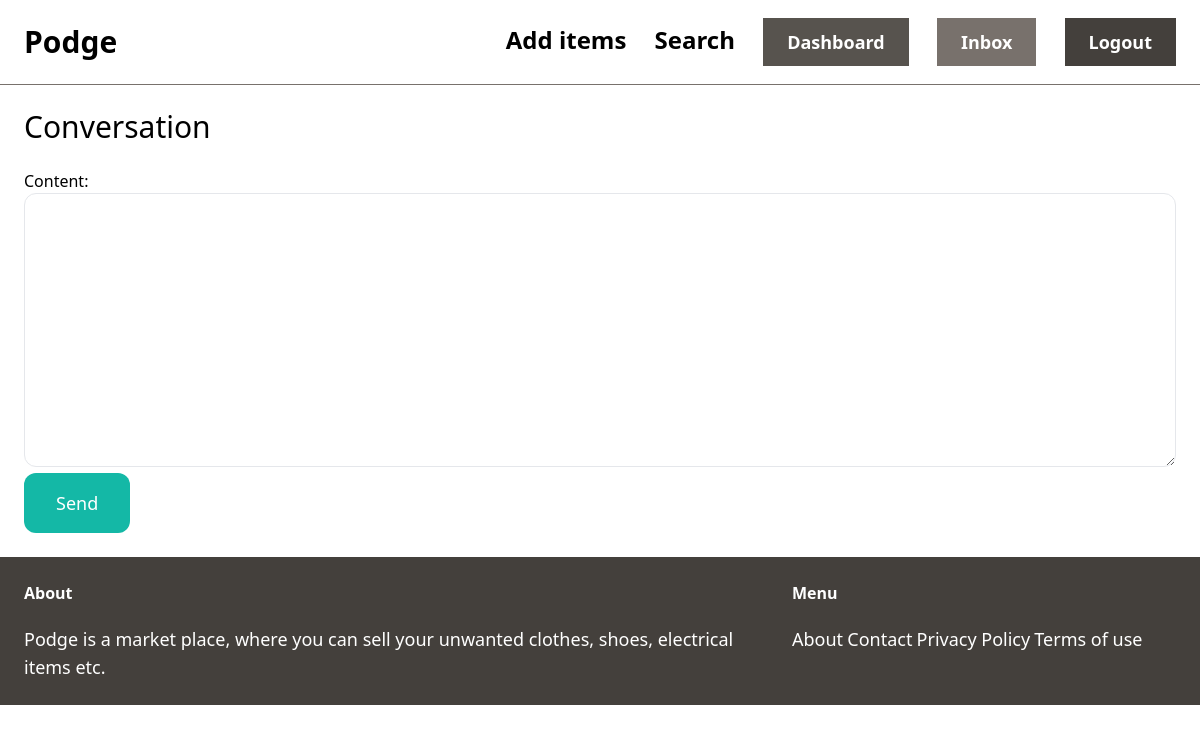
The app's page /inbox/2/ (signed in), older data.
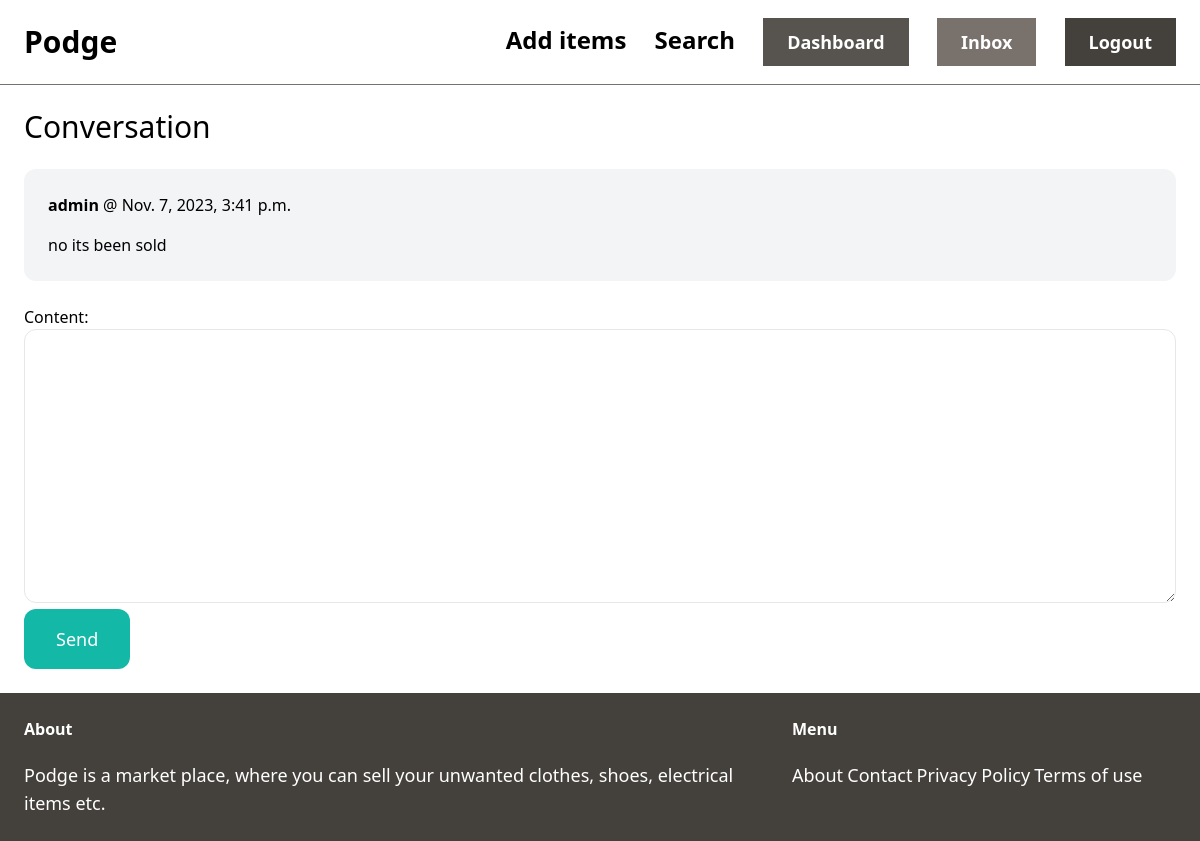
The same page, newer data.
### conversation/models.py (models this page shows)
class ConversationMessage(models.Model):
    conversation = models.ForeignKey(Conversation, related_name='messages', on_delete=models.CASCADE)
    content = models.TextField()
    created_at = models.DateTimeField(auto_now_add=True)
    created_by = models.ForeignKey(User, related_name='created_messages', on_delete=models.CASCADE)

### conversation/views.py (the view)
# urls.py: path('<int:pk>/', views.detail, name='detail'),
@login_required
def detail(request, pk):
    conversation = Conversation.objects.filter(members__in=[request.user.id]).get(pk=pk)
    if request.method == 'POST':
        form = ConversationMessageForm(request.POST)
        if form.is_valid():
            conversation_message = form.save(commit=False)
            conversation_message.conversation = conversation
            conversation_message.created_by = request.user
            conversation_message.save()
            conversation.save()
            return redirect('conversation:detail', pk=pk)
    else:
        form = ConversationMessageForm()
    return render(request, 'conversation/detail.html', {
        'conversation': conversation,
        'form': form
    })

### conversation/forms.py
class ConversationMessageForm(forms.ModelForm):
    class Meta:
        model = ConversationMessage
        fields = ('content',)
        widgets = {
            'content': forms.Textarea(attrs={
                'class': 'w-full py-4 px-6 rounded-xl border'
            })
        }

### conversation/templates/conversation/detail.html (shortened to what this page needs)
{% extends 'home/base.html' %}
{% block content %}
<h1 class="mb-6 text-3xl">Conversation</h1>
<div class="space-y-6">
    {% for message in conversation.messages.all %}
        <div class="p-6 flex {% if message.created_by == request.user %}bg-blue-100{% else %}bg-gray-100{% endif %} rounded-xl">
            <div>
                <p class="mb-4"><strong>{{ message.created_by.username }}</strong> @ {{ message.created_at }}</p>
                <p>{{ message.content }}</p>
            </div>
        </div>
    {% endfor %}
</div>
<form method="post" action="." class="mt-6">
    {{ form.as_p }}
    <button class="py-4 px-8 text-lg bg-teal-500 hover:bg-teal-700 rounded-xl text-white">Send</button>
</form>
{% endblock %}

Row changes from the older to the newer data that the page shows:
added ConversationMessage: created_by.username "admin", created_at "Nov. 7, 2023, 3:41 p.m.", content "no its been sold"
